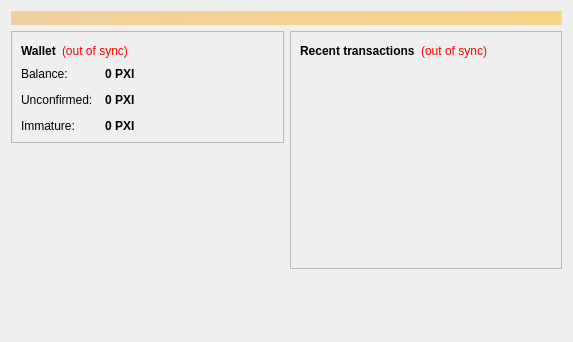
<?xml version="1.0" encoding="UTF-8"?>
<ui version="4.0">
 <class>OverviewPage</class>
 <widget class="QWidget" name="OverviewPage">
  <property name="geometry">
   <rect>
    <x>0</x>
    <y>0</y>
    <width>573</width>
    <height>342</height>
   </rect>
  </property>
  <property name="windowTitle">
   <string>Form</string>
  </property>
  <layout class="QVBoxLayout" name="topLayout">
   <item>
    <widget class="QLabel" name="labelAlerts">
     <property name="visible">
      <bool>false</bool>
     </property>
     <property name="styleSheet">
      <string notr="true">background-color: qlineargradient(x1: 0, y1: 0, x2: 1, y2: 0, stop:0 #F0D0A0, stop:1 #F8D488); color:#000000;</string>
     </property>
     <property name="wordWrap">
      <bool>true</bool>
     </property>
     <property name="margin">
      <number>3</number>
     </property>
    </widget>
   </item>
   <item>
    <layout class="QHBoxLayout" name="horizontalLayout" stretch="1,1">
     <item>
      <layout class="QVBoxLayout" name="verticalLayout_2">
       <item>
        <widget class="QFrame" name="frame">
         <property name="frameShape">
          <enum>QFrame::StyledPanel</enum>
         </property>
         <property name="frameShadow">
          <enum>QFrame::Raised</enum>
         </property>
         <layout class="QVBoxLayout" name="verticalLayout_4">
          <item>
           <layout class="QHBoxLayout" name="horizontalLayout_4">
            <item>
             <widget class="QLabel" name="label_5">
              <property name="font">
               <font>
                <weight>75</weight>
                <bold>true</bold>
               </font>
              </property>
              <property name="text">
               <string>Wallet</string>
              </property>
             </widget>
            </item>
            <item>
             <widget class="QLabel" name="labelWalletStatus">
              <property name="toolTip">
               <string>The displayed information may be out of date. Your wallet automatically synchronizes with the Pixicoin network after a connection is established, but this process has not completed yet.</string>
              </property>
              <property name="styleSheet">
               <string notr="true">QLabel { color: red; }</string>
              </property>
              <property name="text">
               <string notr="true">(out of sync)</string>
              </property>
              <property name="alignment">
               <set>Qt::AlignLeading|Qt::AlignLeft|Qt::AlignVCenter</set>
              </property>
             </widget>
            </item>
            <item>
             <spacer name="horizontalSpacer_2">
              <property name="orientation">
               <enum>Qt::Horizontal</enum>
              </property>
              <property name="sizeHint" stdset="0">
               <size>
                <width>40</width>
                <height>20</height>
               </size>
              </property>
             </spacer>
            </item>
           </layout>
          </item>
          <item>
           <layout class="QFormLayout" name="formLayout_2">
            <property name="fieldGrowthPolicy">
             <enum>QFormLayout::AllNonFixedFieldsGrow</enum>
            </property>
            <property name="horizontalSpacing">
             <number>12</number>
            </property>
            <property name="verticalSpacing">
             <number>12</number>
            </property>
            <item row="0" column="0">
             <widget class="QLabel" name="label">
              <property name="text">
               <string>Balance:</string>
              </property>
             </widget>
            </item>
            <item row="0" column="1">
             <widget class="QLabel" name="labelBalance">
              <property name="font">
               <font>
                <weight>75</weight>
                <bold>true</bold>
               </font>
              </property>
              <property name="cursor">
               <cursorShape>IBeamCursor</cursorShape>
              </property>
              <property name="toolTip">
               <string>Your current balance</string>
              </property>
              <property name="text">
               <string notr="true">0 PXI</string>
              </property>
              <property name="textInteractionFlags">
               <set>Qt::LinksAccessibleByMouse|Qt::TextSelectableByKeyboard|Qt::TextSelectableByMouse</set>
              </property>
             </widget>
            </item>
            <item row="1" column="0">
             <widget class="QLabel" name="label_3">
              <property name="text">
               <string>Unconfirmed:</string>
              </property>
             </widget>
            </item>
            <item row="1" column="1">
             <widget class="QLabel" name="labelUnconfirmed">
              <property name="font">
               <font>
                <weight>75</weight>
                <bold>true</bold>
               </font>
              </property>
              <property name="cursor">
               <cursorShape>IBeamCursor</cursorShape>
              </property>
              <property name="toolTip">
               <string>Total of transactions that have yet to be confirmed, and do not yet count toward the current balance</string>
              </property>
              <property name="text">
               <string notr="true">0 PXI</string>
              </property>
              <property name="textInteractionFlags">
               <set>Qt::LinksAccessibleByMouse|Qt::TextSelectableByKeyboard|Qt::TextSelectableByMouse</set>
              </property>
             </widget>
            </item>
            <item row="2" column="0">
             <widget class="QLabel" name="labelImmatureText">
              <property name="text">
               <string>Immature:</string>
              </property>
             </widget>
            </item>
            <item row="2" column="1">
             <widget class="QLabel" name="labelImmature">
              <property name="font">
               <font>
                <weight>75</weight>
                <bold>true</bold>
               </font>
              </property>
              <property name="toolTip">
               <string>Mined balance that has not yet matured</string>
              </property>
              <property name="text">
               <string notr="true">0 PXI</string>
              </property>
              <property name="textInteractionFlags">
               <set>Qt::LinksAccessibleByMouse|Qt::TextSelectableByKeyboard|Qt::TextSelectableByMouse</set>
              </property>
             </widget>
            </item>
           </layout>
          </item>
         </layout>
        </widget>
       </item>
       <item>
        <spacer name="verticalSpacer">
         <property name="orientation">
          <enum>Qt::Vertical</enum>
         </property>
         <property name="sizeHint" stdset="0">
          <size>
           <width>20</width>
           <height>40</height>
          </size>
         </property>
        </spacer>
       </item>
      </layout>
     </item>
     <item>
      <layout class="QVBoxLayout" name="verticalLayout_3">
       <item>
        <widget class="QFrame" name="frame_2">
         <property name="frameShape">
          <enum>QFrame::StyledPanel</enum>
         </property>
         <property name="frameShadow">
          <enum>QFrame::Raised</enum>
         </property>
         <layout class="QVBoxLayout" name="verticalLayout">
          <item>
           <layout class="QHBoxLayout" name="horizontalLayout_2">
            <item>
             <widget class="QLabel" name="label_4">
              <property name="text">
               <string>&lt;b&gt;Recent transactions&lt;/b&gt;</string>
              </property>
             </widget>
            </item>
            <item>
             <widget class="QLabel" name="labelTransactionsStatus">
              <property name="toolTip">
               <string>The displayed information may be out of date. Your wallet automatically synchronizes with the Pixicoin network after a connection is established, but this process has not completed yet.</string>
              </property>
              <property name="styleSheet">
               <string notr="true">QLabel { color: red; }</string>
              </property>
              <property name="text">
               <string notr="true">(out of sync)</string>
              </property>
              <property name="alignment">
               <set>Qt::AlignRight|Qt::AlignTrailing|Qt::AlignVCenter</set>
              </property>
             </widget>
            </item>
            <item>
             <spacer name="horizontalSpacer">
              <property name="orientation">
               <enum>Qt::Horizontal</enum>
              </property>
              <property name="sizeHint" stdset="0">
               <size>
                <width>40</width>
                <height>20</height>
               </size>
              </property>
             </spacer>
            </item>
           </layout>
          </item>
          <item>
           <widget class="QListView" name="listTransactions">
            <property name="styleSheet">
             <string notr="true">QListView { background: transparent; }</string>
            </property>
            <property name="frameShape">
             <enum>QFrame::NoFrame</enum>
            </property>
            <property name="verticalScrollBarPolicy">
             <enum>Qt::ScrollBarAlwaysOff</enum>
            </property>
            <property name="horizontalScrollBarPolicy">
             <enum>Qt::ScrollBarAlwaysOff</enum>
            </property>
            <property name="selectionMode">
             <enum>QAbstractItemView::NoSelection</enum>
            </property>
           </widget>
          </item>
         </layout>
        </widget>
       </item>
       <item>
        <spacer name="verticalSpacer_2">
         <property name="orientation">
          <enum>Qt::Vertical</enum>
         </property>
         <property name="sizeHint" stdset="0">
          <size>
           <width>20</width>
           <height>40</height>
          </size>
         </property>
        </spacer>
       </item>
      </layout>
     </item>
    </layout>
   </item>
  </layout>
 </widget>
 <resources/>
 <connections/>
</ui>
